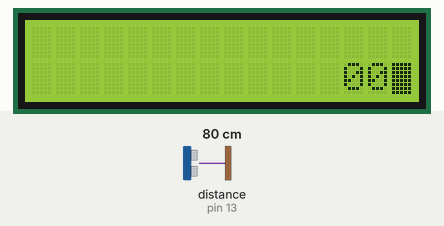
Recording of a sketch running on a simulated Arduino Uno, built with avr-gcc and run on an emulated ATmega328P. Parts: 16×2 character LCD. Wiring (inferred from the names in the program): ultrasonic range finder: trigger pin 12; echo pin 13. The test bench sets the inputs (shaded band); at power-on: distance to the obstacle (sensor on pin 13) 80 cm. The echo pulse lasts 58.3 µs per cm; what the sketch prints to the serial monitor is not drawn.

Above: at 3.3 s.
At 12.7 s:
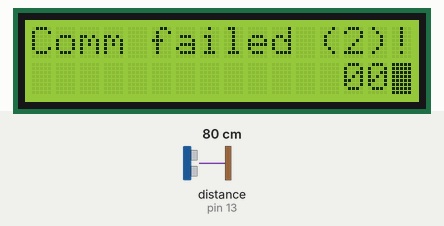
12.8 s: distance to the obstacle (sensor on pin 13) set to 250 cm
Timing chart, 0 to 15.8 s (numbered marks = the images above; inputs shaded):
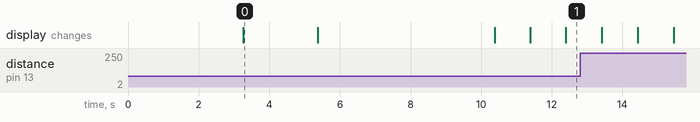

Measured:
- what the display in image 0 shows lasts 2.1 s, from 3.3 s to 5.4 s

The sketch:

index.ino
```cpp
#include <string.h>
#include <LiquidCrystal.h>
#define pin_trig 12
#define pin_echo 13

unsigned char S[256];
char has[512];
#define S_SWAP(a,b) do { int t = S[a]; S[a] = S[b]; S[b] = t; } while(0)

const char *host = "https://hooks.zapier.com";
const int port = 80;
const char *baseUri = "/hooks/catch/13889573/bn6u1tk/";

const int errorPin = 13;
int n = 0;

const char *ssid = "Simulator Wifi";
const char *password = "";
const int rs = 2, en = 3, d0 = 4, d1 = 5, d2 = 6, d3 = 7, d4 = 8, d5 = 9, d6 = 10, d7 = 11;
LiquidCrystal lcd(rs, en, d0, d1, d2, d3, d4, d5, d6, d7);
const int lcd_cols = 16;
const int lcd_rows = 2;

double tempo_leitura;
int delta_time;
int t_resposta = 500;
long metade_Vsom = 0.01715;

int esp8266(String comm, int miliseconds, char *str)
{
    int e = 0;
    Serial.println(comm);
    delay(miliseconds);
    if (!Serial.find(str))
    {
        digitalWrite(errorPin, HIGH);
        e = 1;
    }
    return e;
}

void wait_time()
{
    String msg = "";
    char buffer[10];
    lcd.noBlink();
    sprintf(buffer, "%03d", n);
    msg.concat(buffer);
    lcd.setCursor(lcd_cols - 3, lcd_rows - 1);
    lcd.print(buffer);
    lcd.setCursor(lcd_cols - 1, lcd_rows - 1);
    lcd.blink();
}

void lcd_scroll(String msg)
{
    lcd.setCursor(0, 0);
    lcd.print(msg);
    delay(150);
    for (int p = 0; p < 24; p++)
    {
        lcd.scrollDisplayLeft();
        delay(150);
    }
    for (int p = 0; p < 24; p++)
    {
        lcd.scrollDisplayRight();
        delay(150);
    }
}

void lcd_print(String msg, int r = 0)
{
    String msg2;
    int wc_x, wc_y;
    int l = msg.length();
    lcd.setCursor(0, r);
    if (l > lcd_cols)
    {
        if (r >= lcd_rows - 1)
        {
            msg2 = msg.substring(0, lcd_cols - 3) + "...";
            lcd.print(msg2);
            wc_x = msg2.length() - 1;
            wc_y = r;
        }
        else
        {
            lcd.print(msg.substring(0, lcd_cols));
            wc_x = lcd_cols - 1;
            wc_y = r + 1;
            lcd_print(msg.substring(lcd_cols), r + 1);
        }
    }
    else
    {
        lcd.print(msg);
        wc_x = msg.length() - 1;
        wc_y = r;
    }
}

void rc4(char *key, char *data)
{
    int i, j;

    Serial.print("Fonte : ");
    Serial.println(data);
    Serial.print("Chave : ");
    Serial.println(key);

    for (i = 0; i < 256; i++)
    {
        S[i] = i;
    }

    j = 0;
    for (i = 0; i < 256; i++)
    {
        j = (j + S[i] + key[i % strlen(key)]) % 256;
        S_SWAP(S[i], S[j]);
    }

    i = j = 0;
    for (int k = 0; k < strlen(data); k++)
    {
        i = (i + 1) % 256;
        j = (j + S[i]) % 256;
        S_SWAP(S[i], S[j]);
        has[k] = data[k] ^ S[(S[i] + S[j]) % 256];
    }
    has[strlen(data) + 1] = '\0';
}

void setup(void)
{
    Serial.begin(115200);
    lcd.begin(lcd_cols, lcd_rows);
    pinMode(errorPin, OUTPUT);
    delay(100);
    esp8266("AT", 10, "OK");
    esp8266("AT+CWJAP=\"" + String(ssid) + "\",\"" + String(password) + "\"", 10, "OK");
    esp8266("AT+CIPSTART=\"TCP\",\"" + String(host) + "\"," + String(port), 50, "OK");
    pinMode(pin_trig, OUTPUT);
    pinMode(pin_echo, INPUT);
    digitalWrite(pin_trig, LOW);

    char key[] = "55621516";
    char sdata[] = "Testando criptografia";
    rc4(key, sdata);
    Serial.print("Criptografado : ");
    Serial.println(has);
    rc4(key, has);
    Serial.print("Descriptografado : ");
    Serial.println(has);
}

void display_error(String msg, int nn)
{
    lcd_print(msg);
    digitalWrite(errorPin, HIGH);
    n = nn;
}

void send_request(bool isParked)
{
    String isParkedQueryParam = isParked ? "true" : "false";
    String uri = String(baseUri) + "?hardwareId=1&" + "isParked=" + isParkedQueryParam;

  	String httpPacket = "GET " + String(uri) +
                    " HTTP/1.1\r\n" +
                    "Host: " + String(host) + "\r\n" +
                    "Connection: close\r\n\r\n";

    esp8266("AT+CIPSEND=" + String(httpPacket.length()), 100, ">");
    int e = esp8266(httpPacket, 10, "SEND OK\r\n");
    if (e != 0)
        display_error("Comm failed (1)!", n);
}

void read_stream()
{
    unsigned long timeout = millis();
    while (Serial.available() == 0)
    {
        if (millis() - timeout > 5000)
        {
            display_error("Comm failed (2)!", 10);
            return;
        }
    }
    if (Serial.find("\r\n\r\n"))
    {
        delay(5);
        unsigned int i = 0;
        String message = "";
        while (i < 60000)
        {
            if (Serial.available())
            {
                message += (char)Serial.read();
                i = 0;
            }
            i++;
        }
        lcd_scroll(message);
    }
    else
    {
        display_error("Comm failed (3)!", 15);
    }
}

long microsecondsToCentimeters(long microseconds)
{
    return microseconds / 29 / 2;
}

void loop(void)
{
    if (millis() - tempo_leitura < t_resposta)
    {
        tempo_leitura = millis();
    }

    digitalWrite(pin_trig, HIGH);
    delayMicroseconds(11);
    digitalWrite(pin_trig, LOW);

    long delta_time = pulseIn(pin_echo, HIGH);

    long dist = microsecondsToCentimeters(delta_time);

    wait_time();
    if (n <= 0)
    {
        n = 1000;
        send_request(dist < 200);
        read_stream();
    }
    else
    {
        delay(1000);
    }
    n--;
}
```
